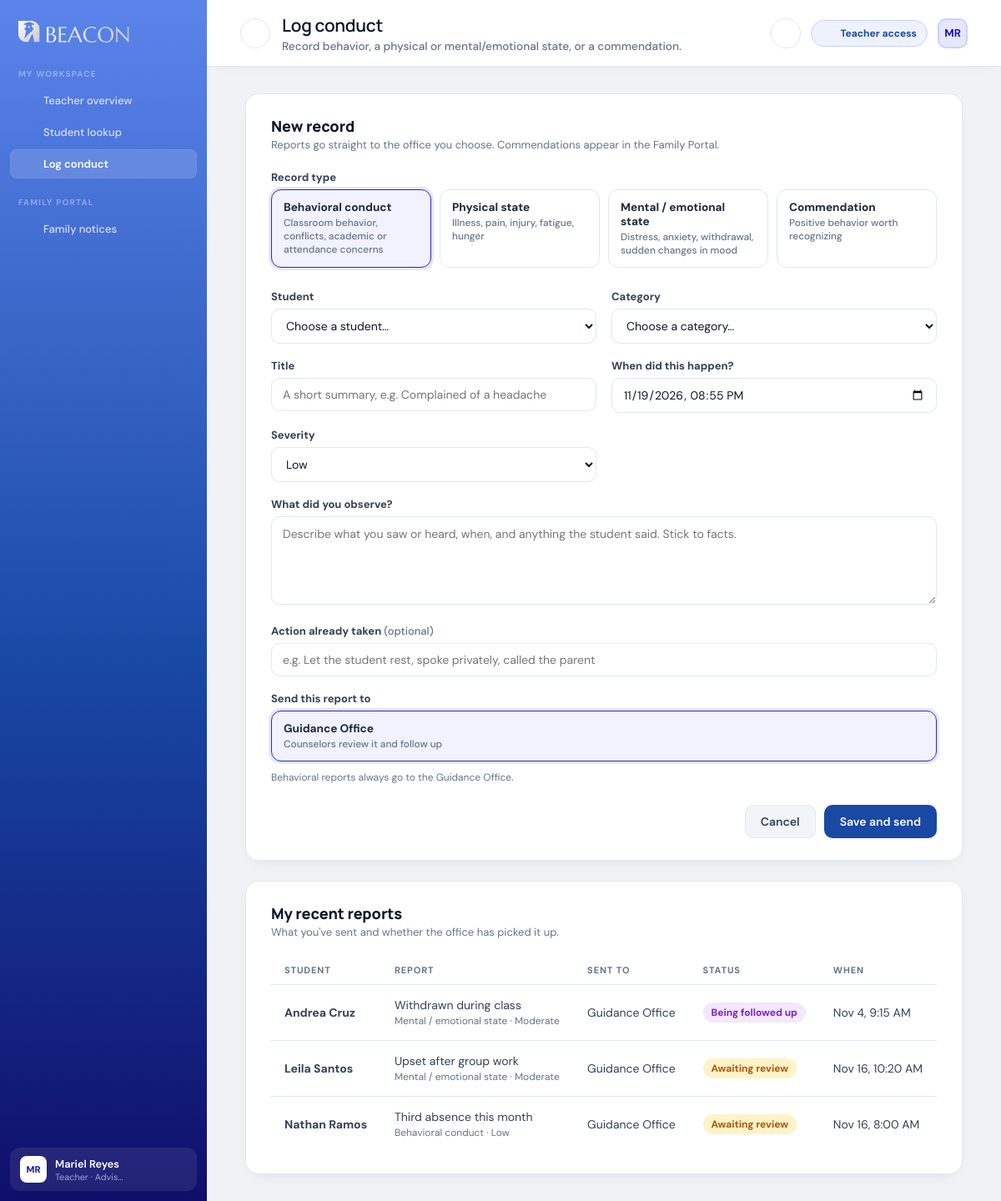
Page /log_conduct.php (signed in) on the committed database.
### tables this page shows
CREATE TABLE users (
    id                   INT UNSIGNED NOT NULL AUTO_INCREMENT PRIMARY KEY,
    role_id              TINYINT UNSIGNED NOT NULL,
    email                VARCHAR(190) NOT NULL,
    password_hash        VARCHAR(255) NOT NULL,
    first_name           VARCHAR(80)  NOT NULL,
    last_name            VARCHAR(80)  NOT NULL,
    title                VARCHAR(100) NULL,
    phone                VARCHAR(30)  NULL,
    status               ENUM('active','disabled') NOT NULL DEFAULT 'active',
    must_change_password TINYINT(1)   NOT NULL DEFAULT 0,
    last_login_at        DATETIME     NULL,
    last_seen_at         DATETIME     NULL,         
    created_by           INT UNSIGNED NULL,
    created_at           DATETIME     NOT NULL DEFAULT CURRENT_TIMESTAMP,
    updated_at           DATETIME     NOT NULL DEFAULT CURRENT_TIMESTAMP ON UPDATE CURRENT_TIMESTAMP,
    UNIQUE KEY uq_users_email (email),
    KEY idx_users_role (role_id),
    CONSTRAINT fk_users_role       FOREIGN KEY (role_id)    REFERENCES roles(id),
    CONSTRAINT fk_users_created_by FOREIGN KEY (created_by) REFERENCES users(id)
);

CREATE TABLE roles (
    id          TINYINT UNSIGNED NOT NULL PRIMARY KEY,
    code        VARCHAR(20)  NOT NULL,
    label       VARCHAR(50)  NOT NULL,
    UNIQUE KEY uq_roles_code (code)
);

CREATE TABLE incident_reports (
    id            INT UNSIGNED NOT NULL AUTO_INCREMENT PRIMARY KEY,
    student_id    INT UNSIGNED NOT NULL,
    reported_by   INT UNSIGNED NOT NULL,
    record_type   ENUM('conduct','physical','mental_emotional') NOT NULL DEFAULT 'conduct',
    category      ENUM('behavioral','emotional','mental_health','physical','academic','peer_conflict','attendance','other') NOT NULL,
    severity      ENUM('low','moderate','high','urgent') NOT NULL DEFAULT 'low',
    routed_to     ENUM('guidance','clinic') NOT NULL DEFAULT 'guidance',    
    title         VARCHAR(150) NOT NULL,
    description   TEXT         NOT NULL,
    action_taken  TEXT         NULL,
    observed_at   DATETIME     NOT NULL,
    status        ENUM('new','acknowledged','linked','closed') NOT NULL DEFAULT 'new',
    case_id       INT UNSIGNED NULL,
    acknowledged_by INT UNSIGNED NULL,
    acknowledged_at DATETIME   NULL,
    created_at    DATETIME     NOT NULL DEFAULT CURRENT_TIMESTAMP,
    KEY idx_ir_status (status, created_at),
    KEY idx_ir_route (routed_to, status, created_at),
    KEY idx_ir_student (student_id, observed_at),
    CONSTRAINT fk_ir_student  FOREIGN KEY (student_id)      REFERENCES students(id),
    CONSTRAINT fk_ir_reporter FOREIGN KEY (reported_by)     REFERENCES users(id),
    CONSTRAINT fk_ir_case     FOREIGN KEY (case_id)         REFERENCES guidance_cases(id) ON DELETE SET NULL,
    CONSTRAINT fk_ir_ack      FOREIGN KEY (acknowledged_by) REFERENCES users(id)
);

CREATE TABLE students (
    id                INT UNSIGNED NOT NULL AUTO_INCREMENT PRIMARY KEY,
    student_no        VARCHAR(20)  NOT NULL,        
    lrn               CHAR(12)     NULL,
    first_name        VARCHAR(80)  NOT NULL,
    middle_name       VARCHAR(80)  NULL,
    last_name         VARCHAR(80)  NOT NULL,
    birthdate         DATE         NOT NULL,        
    sex               ENUM('F','M') NOT NULL,
    section_id        INT UNSIGNED NULL,
    address           VARCHAR(255) NULL,
    guardian_name     VARCHAR(120) NULL,
    guardian_relation VARCHAR(40)  NULL,
    guardian_contact  VARCHAR(30)  NULL,
    status            ENUM('enrolled','transferred','graduated','inactive') NOT NULL DEFAULT 'enrolled',
    created_at        DATETIME     NOT NULL DEFAULT CURRENT_TIMESTAMP,
    updated_at        DATETIME     NOT NULL DEFAULT CURRENT_TIMESTAMP ON UPDATE CURRENT_TIMESTAMP,
    UNIQUE KEY uq_students_no (student_no),
    UNIQUE KEY uq_students_lrn (lrn),
    KEY idx_students_section (section_id),
    KEY idx_students_name (last_name, first_name),
    CONSTRAINT fk_students_section FOREIGN KEY (section_id) REFERENCES sections(id) ON DELETE SET NULL
);

### log_conduct.php (the view, shortened to what the rows shown need)
<?php
require __DIR__ . '/inc/bootstrap.php';
require __DIR__ . '/inc/layout.php';
$user = require_page('log_conduct');
$students   = visible_students($user);
$old = [
    'student_id'  => (string)query('student_id', ''),
    'record_type' => 'conduct',
    'category'    => '',
    'title'       => '',
    'severity'    => 'low',
    'observed_at' => date('Y-m-d\TH:i'),
    'description' => '',
    'action_taken'=> '',
    'routed_to'   => '',
];
$myReports = db_all(
    "SELECT r.record_type, r.category, r.severity, r.routed_to, r.title, r.status, r.observed_at, s.first_name, s.last_name
       FROM incident_reports r JOIN students s ON s.id = r.student_id
      WHERE r.reported_by = ? ORDER BY r.created_at DESC LIMIT 15",
    [$user['id']]
);
layout_start($user, 'conduct', 'Log conduct', 'Record behavior, a physical or mental/emotional state, or a commendation.');
?>
<div class="card" style="max-width: 860px; margin: 0 auto 24px;">
    <?php if (!$students): ?>
        <div class="empty">No students are assigned to your sections yet.</div>
    <?php else: ?>
    <form method="post" action="log_conduct.php" id="conductForm" novalidate>
        <div class="field" style="margin-bottom: 20px;">
            <span class="field-label">Record type</span>
            <div class="choice-row" style="grid-template-columns: repeat(4, 1fr);">
                <?php foreach (RECORD_TYPES as $k => $t): ?>
                    <label class="choice">
                        <span><?= e($t['label']) ?><small><?= e($t['hint']) ?></small></span>
                    </label>
                <?php endforeach; ?>
            </div>
        </div>
        <div class="form-grid">
            <div class="field">
                <label for="student_id">Student</label>
                <select id="student_id" name="student_id" required>
                    <option value="">Choose a student…</option>
                </select>
            </div>
            <div class="field">
                <label for="category">Category</label>
                <select id="category" name="category" required>
                    <option value="">Choose a category…</option>
                </select>
            </div>
            <div class="field">
                <label for="title">Title</label>
                <input id="title" name="title" maxlength="150" placeholder="A short summary, e.g. Complained of a headache" value="<?= e($old['title']) ?>" required>
            </div>
            <div class="field">
                <label for="observed_at">When did this happen?</label>
                <input id="observed_at" type="datetime-local" name="observed_at" max="<?= date('Y-m-d\TH:i') ?>" value="<?= e($old['observed_at']) ?>" required>
            </div>
            <div class="field" data-hide-for="commendation">
                <label for="severity">Severity</label>
                <select id="severity" name="severity">
                    <?php foreach (SEVERITY as $k => $v): ?>
                        <option value="<?= $k ?>" <?= $old['severity'] === $k ? 'selected' : '' ?>><?= e($v) ?></option>
                    <?php endforeach; ?>
                </select>
            </div>
            <div class="field span-2">
                <label for="description" data-label-commendation="What did the student do?">What did you observe?</label>
                <textarea id="description" name="description" rows="4" placeholder="Describe what you saw or heard, when, and anything the student said. Stick to facts." required><?= e($old['description']) ?></textarea>
            </div>
            <div class="field span-2">
                <label for="action_taken" data-label-commendation="Anything else to add? (optional)">Action already taken <span class="muted" style="font-weight: 500;">(optional)</span></label>
                <input id="action_taken" name="action_taken" placeholder="e.g. Let the student rest, spoke privately, called the parent" value="<?= e($old['action_taken']) ?>">
            </div>
            <div class="field span-2" id="routeField">
                <span class="field-label">Send this report to</span>
                <div class="choice-row">
                    <?php foreach (ROUTES as $k => [$name, $desc]): ?>
                        <label class="choice" data-route="<?= $k ?>">
                            <span><?= e($name) ?><small><?= e($desc) ?></small></span>
                        </label>
                    <?php endforeach; ?>
                </div>
                <span class="hint" id="routeHint"></span>
            </div>
        </div>
        <div class="form-actions">
            <a class="btn btn-soft" href="user_overview.php">Cancel</a>
            <button class="btn btn-primary" type="submit" id="submitBtn">Save and send</button>
        </div>
    </form>
    <?php endif; ?>
</div>
<div class="card" id="my-reports" style="max-width: 860px; margin: 0 auto;">
    <?php if (!$myReports): ?>
        <div class="empty">You haven't sent any reports yet.</div>
    <?php else: ?>
    <table class="table">
        <thead><tr><th>Student</th><th>Report</th><th>Sent to</th><th>Status</th><th>When</th></tr></thead>
        <tbody>
        <?php foreach ($myReports as $r):
            $tone = ['new' => 'amber', 'acknowledged' => 'blue', 'linked' => 'purple', 'closed' => 'gray'][$r['status']] ?? 'gray';
            $statusLabel = ['new' => 'Awaiting review', 'acknowledged' => 'Seen by office', 'linked' => 'Being followed up', 'closed' => 'Closed'][$r['status']] ?? $r['status'];
        ?>
            <tr>
                <td style="white-space: nowrap;"><strong><?= e($r['first_name'] . ' ' . $r['last_name']) ?></strong></td>
                <td>
                    <?= e($r['title']) ?>
                    <div class="muted" style="font-size: 0.75rem; margin-top: 2px;">
                        <?= e(RECORD_TYPES[$r['record_type']]['label'] ?? label($r['record_type'])) ?> · <?= e(SEVERITY[$r['severity']] ?? $r['severity']) ?>
                    </div>
                </td>
                <td><?= e(ROUTES[$r['routed_to']][0] ?? '') ?></td>
                <td><span class="badge badge-<?= $tone ?>"><?= e($statusLabel) ?></span></td>
                <td class="muted" style="white-space: nowrap;"><?= e(date('M j, g:i A', strtotime($r['observed_at']))) ?></td>
            </tr>
        <?php endforeach; ?>
        </tbody>
    </table>
    <?php endif; ?>
</div>
<?php layout_end(); ?>

### inc/layout.php (shortened to what the rows shown need)
<?php
function icon(string $name): string {
    $paths = [
        'grid'      => '<rect x="4" y="4" width="6" height="6" rx="1.5"/><rect x="14" y="4" width="6" height="6" rx="1.5"/><rect x="4" y="14" width="6" height="6" rx="1.5"/><rect x="14" y="14" width="6" height="6" rx="1.5"/>',
        'search'    => '<circle cx="11" cy="11" r="6.5"/><path d="M20 20l-4.2-4.2"/>',
        'clipboard' => '<rect x="6" y="4.5" width="12" height="16" rx="2"/><path d="M9.5 4.5h5v2.5h-5zM9 11h6M9 15h4"/>',
        'shield'    => '<path d="M12 3l7 3v5c0 4.5-3 8.3-7 10-4-1.7-7-5.5-7-10V6l7-3z"/>',
        'users'     => '<circle cx="9" cy="8" r="3.5"/><path d="M3 20c0-3.3 2.7-6 6-6s6 2.7 6 6M16 4.6a3.5 3.5 0 0 1 0 6.8M21 20c0-2.8-1.9-5.1-4.5-5.8"/>',
        'heart'     => '<path d="M12 20s-7-4.4-7-10a4 4 0 0 1 7-2.6A4 4 0 0 1 19 10c0 5.6-7 10-7 10z"/>',
        'box'       => '<path d="M12 3l8 4.5v9L12 21l-8-4.5v-9L12 3zM4 7.5l8 4.5 8-4.5M12 12v9"/>',
        'bell'      => '<path d="M6 16V11a6 6 0 0 1 12 0v5l1.5 2h-15L6 16zM10 20a2 2 0 0 0 4 0"/>',
        'chart'     => '<path d="M4 20h16M7 16v-5M12 16V6M17 16v-8"/>',
        'key'       => '<circle cx="8" cy="15" r="4"/><path d="M11 12l8-8M16 7l2 2"/>',
        'logout'    => '<path d="M15 4h3a2 2 0 0 1 2 2v12a2 2 0 0 1-2 2h-3M10 16l4-4-4-4M14 12H4"/>',
        'panel'     => '<rect x="4" y="5" width="16" height="14" rx="2"/><path d="M10 5v14"/>',
    ];
    return '<svg class="ico" viewBox="0 0 24 24" aria-hidden="true">' . ($paths[$name] ?? '') . '</svg>';
}
function layout_start($user, $activeKey, $title, $subtitle = '', array $opts = []) {
    $active = NAV_ACTIVE_ALIASES[$activeKey] ?? $activeKey;
?>
<!DOCTYPE html>
<html lang="en">
<head>
    <link rel="stylesheet" href="./index.css">
</head>
<body class="role-<?= e($user['role']) ?>">
    <div class="system-analytics">
        <nav class="shell2" aria-label="Main">
<?php
    foreach (NAV as [$section, $label, $href, $page, $ico]) {
        if (!can(PAGES[$page], $user)) continue;
        $isActive = $page === $active;
        echo '<a class="nav-link' . ($isActive ? ' active' : '') . '" href="' . e($href) . '"' . ($isActive ? ' aria-current="page"' : '') . '>'
            . icon($ico) . '<span>' . e($label) . "</span></a>\n";
    }
?>
            <div class="sidebar-user">
                <div class="sidebar-user-info">
                    <div class="sidebar-user-name"><?= e($user['name']) ?></div>
                    <div class="sidebar-user-role"><?= e($user['title'] ?: $user['role_label']) ?></div>
                </div>
            </div>
        </nav>
        <div class="shell">
            <header class="header">
                <div class="header-left">
                    <div>
                        <h1 class="header-greeting"><?= e($title) ?></h1>
                    </div>
                </div>
                <div class="header-actions">
                    <?php if (!empty($opts['search'])): ?>
                        <label class="header-search">
                            <?= icon('search') ?>
                            <input type="search" id="<?= e($opts['search']['id'] ?? 'pageSearch') ?>" placeholder="<?= e($opts['search']['placeholder'] ?? 'Search this pageâ€¦') ?>" autocomplete="off" aria-label="<?= e($opts['search']['placeholder'] ?? 'Search this page') ?>">
                        </label>
                    <?php elseif (can('student.search', $user)): ?>
                        <a class="header-icon-btn" href="student_search.php" title="Search students"><?= icon('search') ?></a>
                    <?php endif; ?>
                    <span class="role-badge" title="You are signed in with <?= e($user['role_label']) ?> access"><?= icon(ROLE_ICONS[$user['role']] ?? 'users') ?><?= e($user['role_label']) ?> access</span>
                    <div class="user-avatar-pill" title="<?= e($user['name']) ?>"><?= e($user['initials']) ?></div>
                </div>
            </header>
            <main class="main-content">
<?php
}
function layout_end() {
?>
            </main>
        </div>
    </div>
</body>
</html>
<?php
}

### rows in the picture
users: title "Teacher · Advis…", role.label "Teacher"
incident_reports: severity "Low", student.last_name "Nathan Ramos", title "Third absence this month", record_type "Behavioral conduct", routed_to "Guidance Office", status "Awaiting review", observed_at "Nov 16, 8:00 AM"
incident_reports: student.last_name "Andrea Cruz", title "Withdrawn during class", record_type "Mental / emotional state", severity "Moderate", routed_to "Guidance Office", status "Being followed up", observed_at "Nov 4, 9:15 AM"
incident_reports: student.last_name "Leila Santos", title "Upset after group work", record_type "Mental / emotional state", severity "Moderate", routed_to "Guidance Office", status "Awaiting review", observed_at "Nov 16, 10:20 AM"

### other values in the picture
$section "MY WORKSPACE"
$label "Teacher overview"
$label "Student lookup"
$label "Log conduct"
$section "FAMILY PORTAL"
$label "Family notices"
$user['initials'] "MR"
$user['name'] "Mariel Reyes"
$title "Log conduct"
$subtitle "Record behavior, a physical or mental/emotional state, or a commendation."
$t['label'] "Behavioral conduct"
$t['hint'] "Classroom behavior, conflicts, academic or attendance concerns"
$t['label'] "Physical state"
$t['hint'] "Illness, pain, injury, fatigue, hunger"
$t['label'] "Mental / emotional state"
